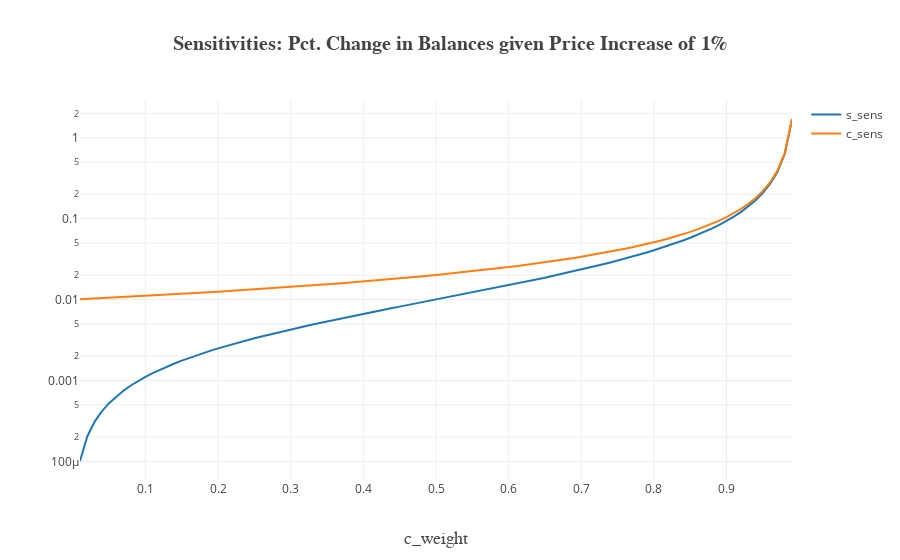

This figure's notebook cell:
### Markdown cell above
The sensitivities of the balances with respect to changes in price are not derived in the Bancor white paper. Both sensitivies, and their dependence on the conector weight and, are hower important to understand to be able to select a appropriate connector weight. 

Using 

$S_t = \left(\frac{P_t}{P_0}\right)^{\frac{F}{1-F}} S_0$

from the last section one can derive that a percentage price change of $dP/P$ leads to a percentage smart token supply change $dS/S$ of 

$dS/S = \left(1+dP/P\right)^{F/\left(1-F\right)}$.

Similarly, one can derive that a percentage price change of $dP/P$ leads to a percentage connector balance change $dC/C$ of

$dC/C= \left(1+dP/P\right)^{1/\left(1-F\right)}-1$.

The nice thing about the connector function used by Bancor is that it generates constant sensitivities as can be seen from above.

### Code cell
# plot sensitivities (assuming price change of 1%)
c_weight_lower = 0.01  # must be bigger 0
c_weight_upper = 0.99  # must be smaller 1
grid_step_size = 0.01
n_steps = int(round((c_weight_upper - c_weight_lower + grid_step_size)/grid_step_size))
c_weight_grid = np.linspace(c_weight_lower, c_weight_upper, n_steps)

s_sens = []
c_sens = []
for c_weight in c_weight_grid:
    s_sens.append(get_s_sensitivity(c_weight))
    c_sens.append(get_c_sensitivity(c_weight))
sens_df = pd.DataFrame([s_sens, c_sens], index=['s_sens', 'c_sens'], columns=c_weight_grid).T

iplot_dict = plotly_from_df(sens_df, title='Sensitivities: Pct. Change in Balances given Price Increase of 1%', xlabel='c_weight', y_axis_type='log', mode='lines')
plotly.offline.iplot(iplot_dict)
